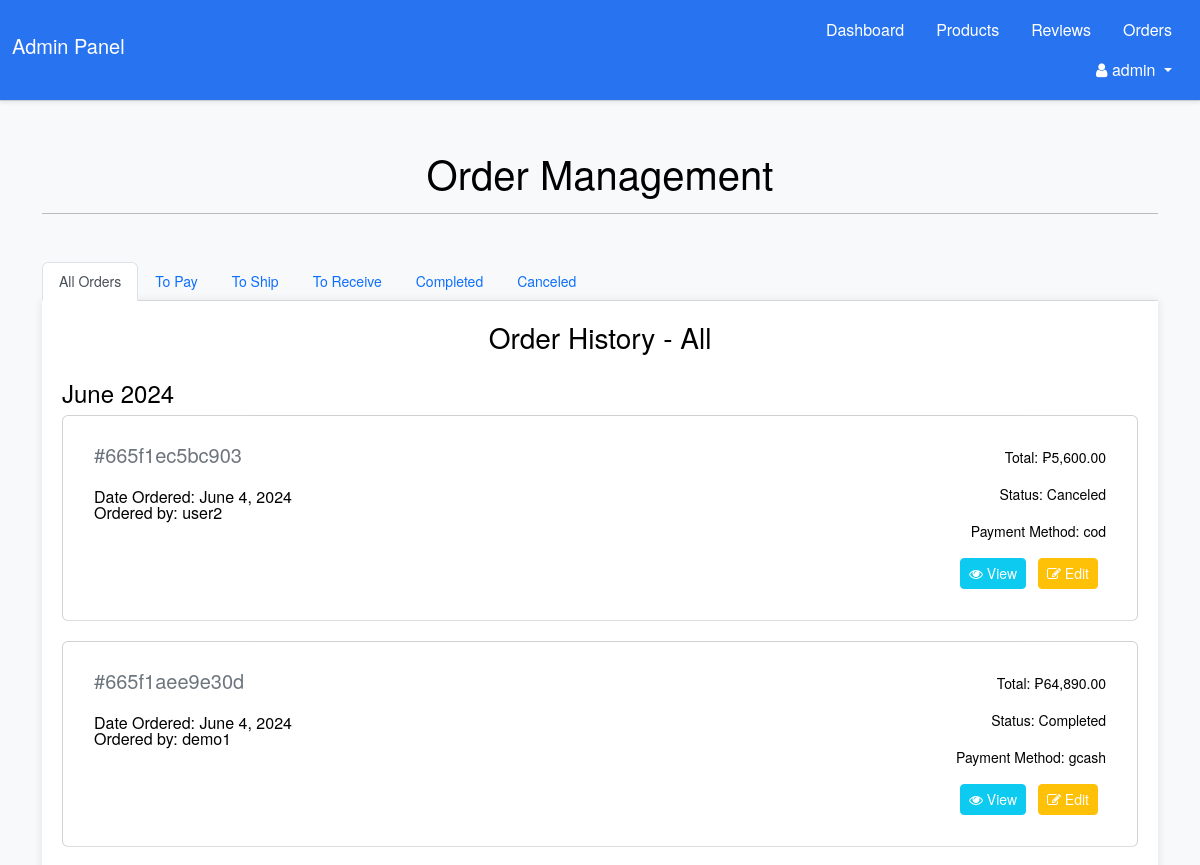
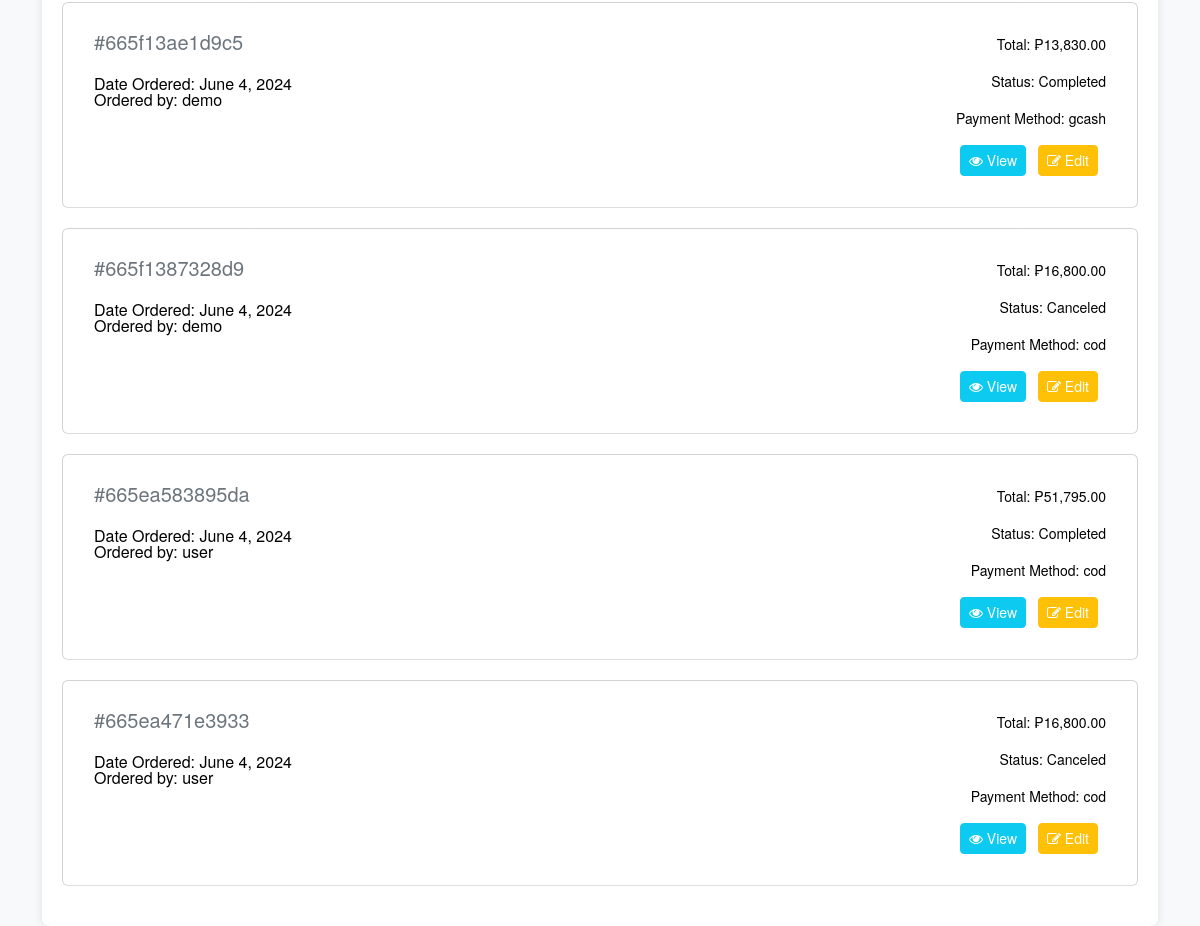
Page /admin_orders.php (signed in) on the committed database (2 pictures, top to bottom).
### tables this page shows
CREATE TABLE `orders` (
  `order_id` int(11) NOT NULL,
  `user_id` int(11) NOT NULL,
  `order_date` datetime NOT NULL,
  `order_status` varchar(100) NOT NULL COMMENT '''To Pay'', \r\n''To Ship'',\r\n''To Receive'',\r\n''Completed'',\r\n''Canceled''',
  `shipping_fee` decimal(10,0) NOT NULL,
  `total_price` decimal(10,0) NOT NULL,
  `order_reference_number` varchar(255) NOT NULL,
  `tracking_number` varchar(255) NOT NULL,
  `expected_delivery` datetime NOT NULL,
  `payment_method` varchar(100) NOT NULL COMMENT '''cod'',''gcash''',
  `gcash_confirm` tinyint(1) DEFAULT 0
);

CREATE TABLE `users` (
  `user_id` int(11) NOT NULL,
  `username` varchar(250) NOT NULL,
  `password` varchar(250) NOT NULL,
  `roles` char(1) NOT NULL DEFAULT 'A',
  `first_name` varchar(50) NOT NULL,
  `last_name` varchar(50) NOT NULL,
  `email` varchar(100) NOT NULL,
  `date_added` datetime NOT NULL DEFAULT current_timestamp() ON UPDATE current_timestamp()
);

### admin_orders.php (the view, shortened to what this page needs)
<?php
include 'connection.php';
$order_status = 'All';
if ($order_status == 'All') {
    $sql = "SELECT o.order_id, o.order_date, o.order_status, o.payment_method, o.total_price, o.order_reference_number, u.username,
            GROUP_CONCAT(p.product_name SEPARATOR ', ') AS ordered_products,
            GROUP_CONCAT(oi.quantity SEPARATOR ', ') AS ordered_quantities
            FROM orders o
            JOIN users u ON o.user_id = u.user_id
            JOIN order_items oi ON o.order_id = oi.order_id
            JOIN products p ON oi.product_id = p.product_id
            GROUP BY o.order_id
            ORDER BY o.order_date DESC";
    $stmt = $conn->prepare($sql);
}
$stmt->execute();
$result = $stmt->get_result();
?>
<!DOCTYPE html>
<html lang="en">
<head>
    <link href="https://stackpath.bootstrapcdn.com/font-awesome/4.7.0/css/font-awesome.min.css" rel="stylesheet">
    <link href="https://cdn.jsdelivr.net/npm/bootstrap@5.2.0-beta1/dist/css/bootstrap.min.css" rel="stylesheet">
    <link rel="stylesheet" href="main.css">
</head>
<body>
    <?php include 'includes/admin_navbar.php' ?>
    <div class="container mt-5">
        <div class="text-center my-5">
            <h1>Order Management</h1>
            <hr />
        </div>
        <ul class="nav nav-tabs mt-4">
            <li class="nav-item">
                <a class="nav-link <?= $order_status == 'All' ? 'active' : '' ?>" href="?status=All">All Orders</a>
            </li>
            <li class="nav-item">
                <a class="nav-link <?= $order_status == 'To Pay' ? 'active' : '' ?>" href="?status=To Pay">To Pay</a>
            </li>
            <li class="nav-item">
                <a class="nav-link <?= $order_status == 'To Ship' ? 'active' : '' ?>" href="?status=To Ship">To Ship</a>
            </li>
            <li class="nav-item">
                <a class="nav-link <?= $order_status == 'To Receive' ? 'active' : '' ?>" href="?status=To Receive">To Receive</a>
            </li>
            <li class="nav-item">
                <a class="nav-link <?= $order_status == 'Completed' ? 'active' : '' ?>" href="?status=Completed">Completed</a>
            </li>
            <li class="nav-item">
                <a class="nav-link <?= $order_status == 'Canceled' ? 'active' : '' ?>" href="?status=Canceled">Canceled</a>
            </li>
        </ul>
        <div class="order-history">
            <h2>Order History - <?= $order_status ?></h2>
            <?php
            if ($result->num_rows > 0) {
                $current_month = '';
                while ($row = $result->fetch_assoc()) {
                    $order_month = date('F Y', strtotime($row["order_date"]));
                    $order_date = date('F j, Y', strtotime($row["order_date"]));
                    if ($current_month != $order_month) {
                        $current_month = $order_month;
                        echo "<h4 class='mt-4'>" . $current_month . "</h4>";
                        echo "<div class='order-month'>";
                    }
            ?>
                    <div class='card order-item'>
                        <div class='card-body'>
                            <div class='row'>
                                <div class='col-md-8'>
                                    <h5 class='card-subtitle mb-4 text-muted'>#<?php echo $row["order_reference_number"]; ?></h6>
                                    <h6 class='card-subtitle'>Date Ordered: <?php echo $order_date; ?></h6>
                                    <h6 class='card-subtitle'>Ordered by: <?php echo $row["username"]; ?></h6>
                                </div>
                                <div class='col-md-4 text-end'>
                                    <p class='card-text'>Total: ₱<?php echo number_format($row["total_price"], 2); ?></p>
                                    <p class='card-text'>Status: <?php echo $row["order_status"]; ?></p>
                                    <p class='card-text'>Payment Method: <?php echo $row["payment_method"]; ?></p>
                                    <div class='justify-content-end'>
                                        <a href='admin_view_order.php?order_id=<?php echo $row["order_id"]; ?>' class='btn btn-info btn-sm text-white me-2'><i class='fa fa-eye' aria-hidden='true'></i> View</a>
                                        <a href='admin_edit_order.php?order_id=<?php echo $row["order_id"]; ?>' class='btn btn-warning btn-sm text-white me-2'><i class='fa fa-pencil-square-o' aria-hidden='true'></i> Edit</a>
                                    </div>
                                </div>
                            </div>
                        </div>
                    </div>
            <?php
                }
                echo "</div>";
            } else {
                echo "<p>No orders found</p>";
            }
            ?>
        </div>
    </div>
</body>
</html>

### admin_orders.php (style rules this page uses)
html, body { height: 100%; }
body { background: #f8f9fa; font-family: 'Helvetica Neue', Helvetica, Arial, sans-serif; font-size: 14px; color: #000; margin: 0; padding: 0; }
.order-history { padding: 20px; }
.order-item { margin-bottom: 20px; }
.order-history { background: #fff; padding: 20px; border-radius: 0 0 8px 8px; box-shadow: 0 0 10px rgba(0, 0, 0, 0.1); }
.order-history h2 { font-size: 2em; margin-bottom: 20px; text-align: center; }
.order-month { margin-bottom: 20px; }
.order-item { display: flex; justify-content: space-between; padding: 15px; border-bottom: 1px solid #ddd; }

### rows in the picture
orders: order_date "June 2024", order_reference_number "665f1ec5bc903", order_date "June 4, 2024", user.username "user2", total_price "5,600.00", order_status "Canceled", payment_method "cod"
orders: order_reference_number "665f1aee9e30d", order_date "June 4, 2024", total_price "64,890.00", order_status "Completed", payment_method "gcash"
users: username "demo1"
orders: order_reference_number "665f13ae1d9c5", order_date "June 4, 2024", total_price "13,830.00", order_status "Completed", payment_method "gcash"
users: username "demo demo"
orders: order_reference_number "665f1387328d9", order_date "June 4, 2024", total_price "16,800.00", order_status "Canceled", payment_method "cod"
orders: order_reference_number "665ea583895da", order_date "June 4, 2024", total_price "51,795.00", order_status "Completed", payment_method "cod"
users: username "user user"
orders: order_reference_number "665ea471e3933", order_date "June 4, 2024", total_price "16,800.00", order_status "Canceled", payment_method "cod"

### other values in the picture
$_SESSION['admin_name'] "admin"
$order_status "All"
